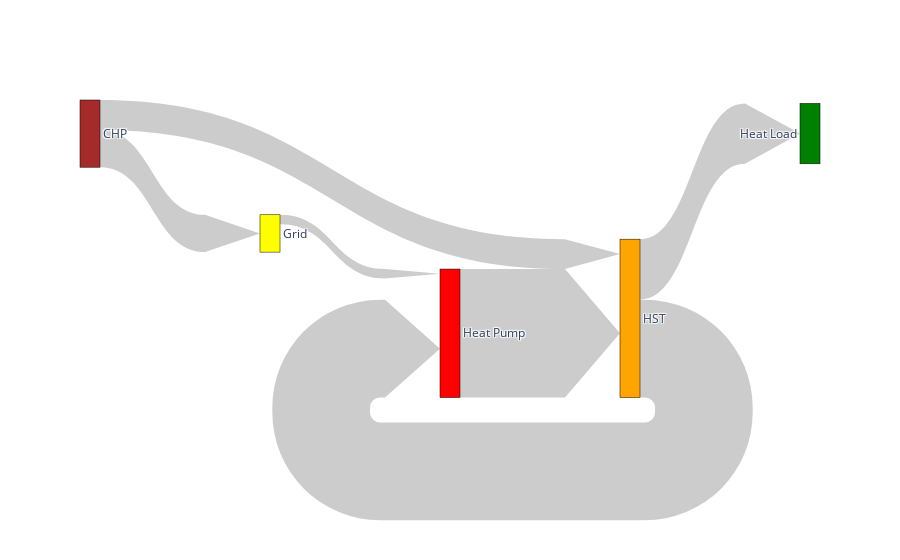

Notebook code for this chart:
### Code cell
fig = go.Figure(data=[go.Sankey(
    arrangement = "snap",
    valuesuffix = "Wh",
    node = dict(
      pad = 10,
    #   thickness = 20,
      line = dict(color = "black", width = 0.5),
      label = ['Grid',"Heat Pump", "HST", "Heat Load", "CHP"],
      # x = [0, 0.35, 0.5, 0.65, 1,0.55],
      # y = [0,-0.5,0.0,0.35,-0.2, -0.4],
    #   color = "blue"
      color = ['Yellow', 'Red', 'Orange', 'Green', 'Brown']
    ),
    link = dict(
      arrowlen = 55,
      source = [0, 1, 2,3, 2, 4, 4], # actually not, no dynamic switching here!
      target = [1, 2, 3,2, 1, 2, 0],
      # source = sources,
      # target = targets,
      value = vals_smpl
    #   curve = [0, 0, 0, 0.5, 0]
  ))],
  layout = dict()
  )

fig.show()

### Figure 1 — Plotly figure (JSON) as saved in the notebook; plotly's stock layout.template omitted (floating-point values rounded to 4 significant figures)
{"data": [{"arrangement": "snap", "link": {"arrowlen": 55, "source": [0, 1, 2, 3, 2, 4, 4], "target": [1, 2, 3, 2, 1, 2, 0], "value": [54650000.0, 739800000.0, 347700000.0, 0, 562600000.0, 172034235, 215000000.0]}, "node": {"color": ["Yellow", "Red", "Orange", "Green", "Brown"], "label": ["Grid", "Heat Pump", "HST", "Heat Load", "CHP"], "line": {"color": "black", "width": 0.5}, "pad": 10}, "type": "sankey", "valuesuffix": "Wh"}], "layout": {}}
